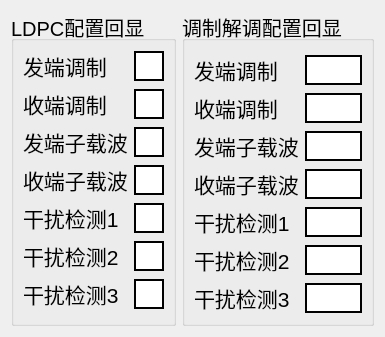
      <widget class="QWidget" name="LDPC">
       <attribute name="title">
        <string>配置回显</string>
       </attribute>
       <layout class="QGridLayout" name="gridLayout_9">
        <item row="0" column="0">
         <widget class="QGroupBox" name="groupBox_14">
          <property name="maximumSize">
           <size>
            <width>280</width>
            <height>16777215</height>
           </size>
          </property>
          <property name="font">
           <font>
            <pointsize>15</pointsize>
           </font>
          </property>
          <property name="title">
           <string>LDPC配置回显</string>
          </property>
          <layout class="QGridLayout" name="gridLayout_11">
           <item row="0" column="0">
            <widget class="QLabel" name="Rb_mtype_tx_label_2">
             <property name="maximumSize">
              <size>
               <width>140</width>
               <height>35</height>
              </size>
             </property>
             <property name="font">
              <font>
               <pointsize>16</pointsize>
              </font>
             </property>
             <property name="text">
              <string>发端调制</string>
             </property>
            </widget>
           </item>
           <item row="0" column="1">
            <widget class="QLabel" name="Rb_mtype_tx_show_2">
             <property name="maximumSize">
              <size>
               <width>100</width>
               <height>30</height>
              </size>
             </property>
             <property name="font">
              <font>
               <pointsize>15</pointsize>
               <weight>50</weight>
               <bold>false</bold>
              </font>
             </property>
             <property name="styleSheet">
              <string notr="true">background-color: rgb(255, 255, 255);</string>
             </property>
             <property name="frameShape">
              <enum>QFrame::WinPanel</enum>
             </property>
             <property name="text">
              <string/>
             </property>
            </widget>
           </item>
           <item row="1" column="0">
            <widget class="QLabel" name="Rb_mtype_rx_label_2">
             <property name="maximumSize">
              <size>
               <width>140</width>
               <height>35</height>
              </size>
             </property>
             <property name="font">
              <font>
               <pointsize>16</pointsize>
              </font>
             </property>
             <property name="text">
              <string>收端调制</string>
             </property>
            </widget>
           </item>
           <item row="1" column="1">
            <widget class="QLabel" name="Rb_mtype_rx_show_2">
             <property name="maximumSize">
              <size>
               <width>100</width>
               <height>30</height>
              </size>
             </property>
             <property name="font">
              <font>
               <pointsize>15</pointsize>
               <weight>50</weight>
               <bold>false</bold>
              </font>
             </property>
             <property name="styleSheet">
              <string notr="true">background-color: rgb(255, 255, 255);</string>
             </property>
             <property name="frameShape">
              <enum>QFrame::WinPanel</enum>
             </property>
             <property name="text">
              <string/>
             </property>
            </widget>
           </item>
           <item row="2" column="0">
            <widget class="QLabel" name="Rb_car_tx_label_2">
             <property name="maximumSize">
              <size>
               <width>140</width>
               <height>35</height>
              </size>
             </property>
             <property name="font">
              <font>
               <pointsize>16</pointsize>
              </font>
             </property>
             <property name="text">
              <string>发端子载波</string>
             </property>
            </widget>
           </item>
           <item row="2" column="1">
            <widget class="QLabel" name="Rb_car_tx_show_2">
             <property name="maximumSize">
              <size>
               <width>100</width>
               <height>30</height>
              </size>
             </property>
             <property name="font">
              <font>
               <pointsize>15</pointsize>
               <weight>50</weight>
               <bold>false</bold>
              </font>
             </property>
             <property name="styleSheet">
              <string notr="true">background-color: rgb(255, 255, 255);</string>
             </property>
             <property name="frameShape">
              <enum>QFrame::WinPanel</enum>
             </property>
             <property name="text">
              <string/>
             </property>
            </widget>
           </item>
           <item row="3" column="0">
            <widget class="QLabel" name="Rb_car_rx_label_2">
             <property name="maximumSize">
              <size>
               <width>140</width>
               <height>35</height>
              </size>
             </property>
             <property name="font">
              <font>
               <pointsize>16</pointsize>
              </font>
             </property>
             <property name="text">
              <string>收端子载波</string>
             </property>
            </widget>
           </item>
           <item row="3" column="1">
            <widget class="QLabel" name="Rb_car_rx_show_2">
             <property name="maximumSize">
              <size>
               <width>100</width>
               <height>30</height>
              </size>
             </property>
             <property name="font">
              <font>
               <pointsize>15</pointsize>
               <weight>50</weight>
               <bold>false</bold>
              </font>
             </property>
             <property name="styleSheet">
              <string notr="true">background-color: rgb(255, 255, 255);</string>
             </property>
             <property name="frameShape">
              <enum>QFrame::WinPanel</enum>
             </property>
             <property name="text">
              <string/>
             </property>
            </widget>
           </item>
           <item row="4" column="0">
            <widget class="QLabel" name="car1_hex_label_2">
             <property name="maximumSize">
              <size>
               <width>140</width>
               <height>35</height>
              </size>
             </property>
             <property name="font">
              <font>
               <pointsize>16</pointsize>
              </font>
             </property>
             <property name="text">
              <string>干扰检测1</string>
             </property>
            </widget>
           </item>
           <item row="4" column="1">
            <widget class="QLabel" name="car1_hex_show_2">
             <property name="maximumSize">
              <size>
               <width>100</width>
               <height>30</height>
              </size>
             </property>
             <property name="font">
              <font>
               <pointsize>15</pointsize>
               <weight>50</weight>
               <bold>false</bold>
              </font>
             </property>
             <property name="styleSheet">
              <string notr="true">background-color: rgb(255, 255, 255);</string>
             </property>
             <property name="frameShape">
              <enum>QFrame::WinPanel</enum>
             </property>
             <property name="text">
              <string/>
             </property>
            </widget>
           </item>
           <item row="5" column="0">
            <widget class="QLabel" name="car2_hex_label_2">
             <property name="maximumSize">
              <size>
               <width>140</width>
               <height>35</height>
              </size>
             </property>
             <property name="font">
              <font>
               <pointsize>16</pointsize>
              </font>
             </property>
             <property name="text">
              <string>干扰检测2</string>
             </property>
            </widget>
           </item>
           <item row="5" column="1">
            <widget class="QLabel" name="car2_hex_show_2">
             <property name="maximumSize">
              <size>
               <width>100</width>
               <height>30</height>
              </size>
             </property>
             <property name="font">
              <font>
               <pointsize>15</pointsize>
               <weight>50</weight>
               <bold>false</bold>
              </font>
             </property>
             <property name="styleSheet">
              <string notr="true">background-color: rgb(255, 255, 255);</string>
             </property>
             <property name="frameShape">
              <enum>QFrame::WinPanel</enum>
             </property>
             <property name="text">
              <string/>
             </property>
            </widget>
           </item>
           <item row="6" column="0">
            <widget class="QLabel" name="car3_hex_label_2">
             <property name="maximumSize">
              <size>
               <width>140</width>
               <height>35</height>
              </size>
             </property>
             <property name="font">
              <font>
               <pointsize>16</pointsize>
              </font>
             </property>
             <property name="text">
              <string>干扰检测3</string>
             </property>
            </widget>
           </item>
           <item row="6" column="1">
            <widget class="QLabel" name="car3_hex_show_2">
             <property name="maximumSize">
              <size>
               <width>100</width>
               <height>30</height>
              </size>
             </property>
             <property name="font">
              <font>
               <pointsize>15</pointsize>
               <weight>50</weight>
               <bold>false</bold>
              </font>
             </property>
             <property name="styleSheet">
              <string notr="true">background-color: rgb(255, 255, 255);</string>
             </property>
             <property name="frameShape">
              <enum>QFrame::WinPanel</enum>
             </property>
             <property name="text">
              <string/>
             </property>
            </widget>
           </item>
          </layout>
         </widget>
        </item>
        <item row="0" column="1">
         <widget class="QGroupBox" name="groupBox_4">
          <property name="maximumSize">
           <size>
            <width>280</width>
            <height>16777215</height>
           </size>
          </property>
          <property name="font">
           <font>
            <pointsize>15</pointsize>
           </font>
          </property>
          <property name="title">
           <string>调制解调配置回显</string>
          </property>
          <layout class="QGridLayout" name="gridLayout_4">
           <property name="topMargin">
            <number>13</number>
           </property>
           <item row="2" column="0">
            <widget class="QLabel" name="Rb_car_tx_label">
             <property name="maximumSize">
              <size>
               <width>140</width>
               <height>35</height>
              </size>
             </property>
             <property name="font">
              <font>
               <pointsize>16</pointsize>
              </font>
             </property>
             <property name="text">
              <string>发端子载波</string>
             </property>
            </widget>
           </item>
           <item row="2" column="1">
            <widget class="QLabel" name="Rb_car_tx_show">
             <property name="maximumSize">
              <size>
               <width>100</width>
               <height>30</height>
              </size>
             </property>
             <property name="font">
              <font>
               <pointsize>15</pointsize>
               <weight>50</weight>
               <bold>false</bold>
              </font>
             </property>
             <property name="styleSheet">
              <string notr="true">background-color: rgb(255, 255, 255);</string>
             </property>
             <property name="frameShape">
              <enum>QFrame::WinPanel</enum>
             </property>
             <property name="text">
              <string/>
             </property>
            </widget>
           </item>
           <item row="3" column="0">
            <widget class="QLabel" name="Rb_car_rx_label">
             <property name="maximumSize">
              <size>
               <width>140</width>
               <height>35</height>
              </size>
             </property>
             <property name="font">
              <font>
               <pointsize>16</pointsize>
              </font>
             </property>
             <property name="text">
              <string>收端子载波</string>
             </property>
            </widget>
           </item>
           <item row="4" column="1">
            <widget class="QLabel" name="car1_hex_show">
             <property name="maximumSize">
              <size>
               <width>100</width>
               <height>30</height>
              </size>
             </property>
             <property name="font">
              <font>
               <pointsize>15</pointsize>
               <weight>50</weight>
               <bold>false</bold>
              </font>
             </property>
             <property name="styleSheet">
              <string notr="true">background-color: rgb(255, 255, 255);</string>
             </property>
             <property name="frameShape">
              <enum>QFrame::WinPanel</enum>
             </property>
             <property name="text">
              <string/>
             </property>
            </widget>
           </item>
           <item row="4" column="0">
            <widget class="QLabel" name="car1_hex_label">
             <property name="maximumSize">
              <size>
               <width>140</width>
               <height>35</height>
              </size>
             </property>
             <property name="font">
              <font>
               <pointsize>16</pointsize>
              </font>
             </property>
             <property name="text">
              <string>干扰检测1</string>
             </property>
            </widget>
           </item>
           <item row="1" column="0">
            <widget class="QLabel" name="Rb_mtype_rx_label">
             <property name="maximumSize">
              <size>
               <width>140</width>
               <height>35</height>
              </size>
             </property>
             <property name="font">
              <font>
               <pointsize>16</pointsize>
              </font>
             </property>
             <property name="text">
              <string>收端调制</string>
             </property>
            </widget>
           </item>
           <item row="6" column="0">
            <widget class="QLabel" name="car3_hex_label">
             <property name="maximumSize">
              <size>
               <width>140</width>
               <height>35</height>
              </size>
             </property>
             <property name="font">
              <font>
               <pointsize>16</pointsize>
              </font>
             </property>
             <property name="text">
              <string>干扰检测3</string>
             </property>
            </widget>
           </item>
           <item row="3" column="1">
            <widget class="QLabel" name="Rb_car_rx_show">
             <property name="maximumSize">
              <size>
               <width>100</width>
               <height>30</height>
              </size>
             </property>
             <property name="font">
              <font>
               <pointsize>15</pointsize>
               <weight>50</weight>
               <bold>false</bold>
              </font>
             </property>
             <property name="styleSheet">
              <string notr="true">background-color: rgb(255, 255, 255);</string>
             </property>
             <property name="frameShape">
              <enum>QFrame::WinPanel</enum>
             </property>
             <property name="text">
              <string/>
             </property>
            </widget>
           </item>
           <item row="1" column="1">
            <widget class="QLabel" name="Rb_mtype_rx_show">
             <property name="maximumSize">
              <size>
               <width>100</width>
               <height>30</height>
              </size>
             </property>
             <property name="font">
              <font>
               <pointsize>15</pointsize>
               <weight>50</weight>
               <bold>false</bold>
              </font>
             </property>
             <property name="styleSheet">
              <string notr="true">background-color: rgb(255, 255, 255);</string>
             </property>
             <property name="frameShape">
              <enum>QFrame::WinPanel</enum>
             </property>
             <property name="text">
              <string/>
             </property>
            </widget>
           </item>
           <item row="5" column="0">
            <widget class="QLabel" name="car2_hex_label">
             <property name="maximumSize">
              <size>
               <width>140</width>
               <height>35</height>
              </size>
             </property>
             <property name="font">
              <font>
               <pointsize>16</pointsize>
              </font>
             </property>
             <property name="text">
              <string>干扰检测2</string>
             </property>
            </widget>
           </item>
           <item row="6" column="1">
            <widget class="QLabel" name="car3_hex_show">
             <property name="maximumSize">
              <size>
               <width>100</width>
               <height>30</height>
              </size>
             </property>
             <property name="font">
              <font>
               <pointsize>15</pointsize>
               <weight>50</weight>
               <bold>false</bold>
              </font>
             </property>
             <property name="styleSheet">
              <string notr="true">background-color: rgb(255, 255, 255);</string>
             </property>
             <property name="frameShape">
              <enum>QFrame::WinPanel</enum>
             </property>
             <property name="text">
              <string/>
             </property>
            </widget>
           </item>
           <item row="5" column="1">
            <widget class="QLabel" name="car2_hex_show">
             <property name="maximumSize">
              <size>
               <width>100</width>
               <height>30</height>
              </size>
             </property>
             <property name="font">
              <font>
               <pointsize>15</pointsize>
               <weight>50</weight>
               <bold>false</bold>
              </font>
             </property>
             <property name="styleSheet">
              <string notr="true">background-color: rgb(255, 255, 255);</string>
             </property>
             <property name="frameShape">
              <enum>QFrame::WinPanel</enum>
             </property>
             <property name="text">
              <string/>
             </property>
            </widget>
           </item>
           <item row="0" column="1">
            <widget class="QLabel" name="Rb_mtype_tx_show">
             <property name="maximumSize">
              <size>
               <width>100</width>
               <height>30</height>
              </size>
             </property>
             <property name="font">
              <font>
               <pointsize>15</pointsize>
               <weight>50</weight>
               <bold>false</bold>
              </font>
             </property>
             <property name="styleSheet">
              <string notr="true">background-color: rgb(255, 255, 255);</string>
             </property>
             <property name="frameShape">
              <enum>QFrame::WinPanel</enum>
             </property>
             <property name="text">
              <string/>
             </property>
            </widget>
           </item>
           <item row="0" column="0">
            <widget class="QLabel" name="Rb_mtype_tx_label">
             <property name="maximumSize">
              <size>
               <width>140</width>
               <height>35</height>
              </size>
             </property>
             <property name="font">
              <font>
               <pointsize>16</pointsize>
              </font>
             </property>
             <property name="text">
              <string>发端调制</string>
             </property>
            </widget>
           </item>
          </layout>
         </widget>
        </item>
       </layout>
      </widget>
